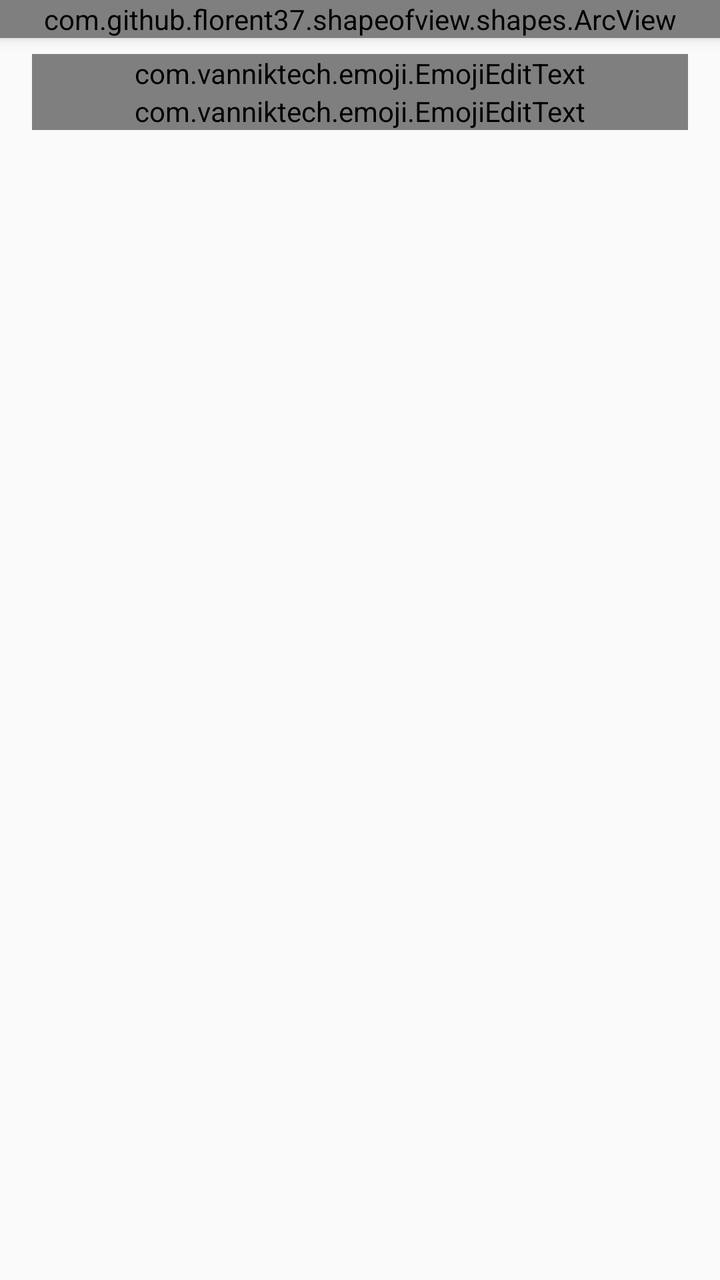
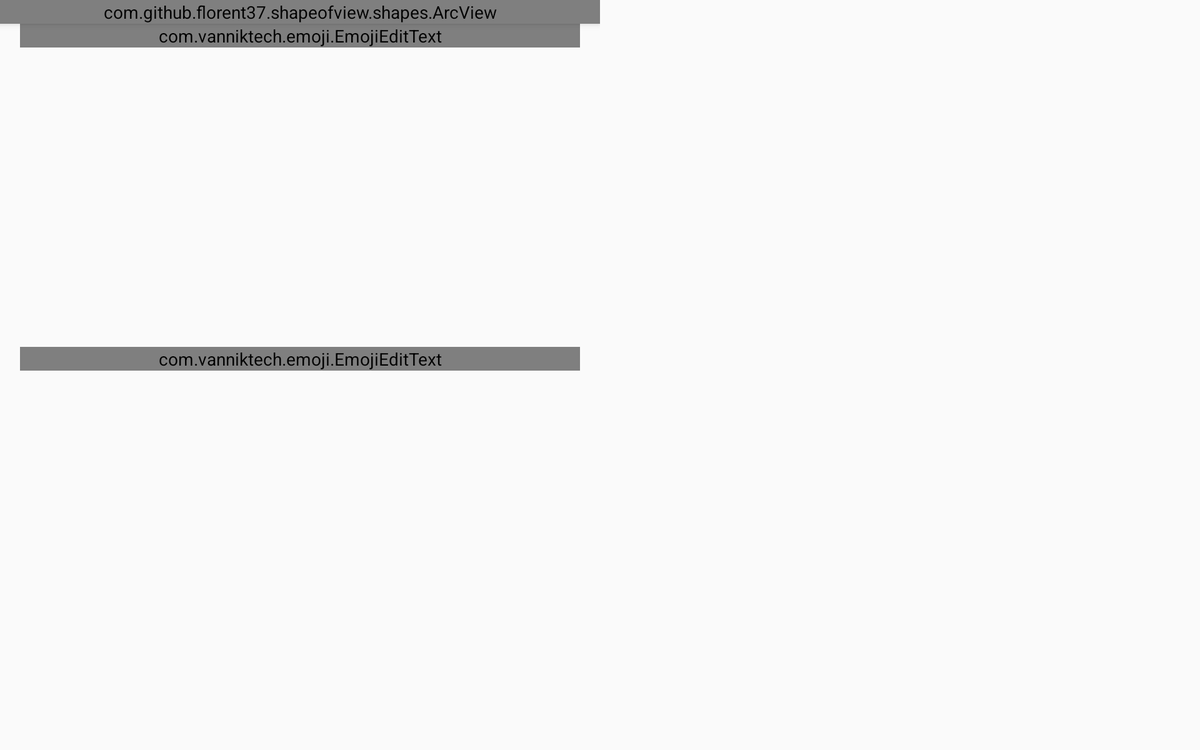

First picture: res/layout/ on a phone held upright. Second picture: the repository's own variant of that layout, on a device whose configuration matches the variant's folder. Source for both follows.
<!-- AndroidManifest.xml: application theme AppTheme -->
<!-- res/layout/fragment_status.xml -->
<?xml version="1.0" encoding="utf-8"?>
<android.support.design.widget.CoordinatorLayout xmlns:android="http://schemas.android.com/apk/res/android"
    xmlns:app="http://schemas.android.com/apk/res-auto"
    xmlns:fancy="http://schemas.android.com/apk/res-auto"
    xmlns:tools="http://schemas.android.com/tools"
    android:layout_width="match_parent"
    android:layout_height="match_parent">

    <android.support.constraint.ConstraintLayout
        android:layout_width="match_parent"
        android:layout_height="match_parent">

        <ImageView
            android:id="@+id/backgroundImageView"
            android:layout_width="0dp"
            android:layout_height="0dp"
            android:scaleType="centerCrop"
            app:layout_constraintBottom_toBottomOf="parent"
            app:layout_constraintEnd_toEndOf="parent"
            app:layout_constraintStart_toStartOf="parent"
            app:layout_constraintTop_toTopOf="parent"
            android:contentDescription="@string/background_image" />

    <android.support.v4.widget.NestedScrollView
        android:layout_width="0dp"
        android:layout_height="wrap_content"
        android:id="@+id/nested_scroll"
        app:layout_constraintEnd_toEndOf="parent"
        app:layout_constraintStart_toStartOf="parent"
        app:layout_constraintTop_toTopOf="parent">

        <android.support.constraint.ConstraintLayout
            android:layout_width="match_parent"
            android:layout_height="wrap_content">

            <com.github.florent37.shapeofview.shapes.ArcView
                android:id="@+id/shape_of_view"
                android:layout_width="0dp"
                android:layout_height="wrap_content"
                android:elevation="4dp"
                app:layout_constraintEnd_toEndOf="parent"
                app:layout_constraintStart_toStartOf="parent"
                app:layout_constraintTop_toTopOf="parent"
                app:shape_arc_cropDirection="outside"
                app:shape_arc_height="28dp"
                app:shape_arc_position="bottom">

                <android.support.constraint.ConstraintLayout
                    android:layout_width="match_parent"
                    android:layout_height="wrap_content">

                    <net.grobas.view.MovingImageView
                        android:layout_width="0dp"
                        android:layout_height="0dp"
                        android:src="@drawable/mail_pattern"
                        app:layout_constraintBottom_toBottomOf="parent"
                        app:layout_constraintEnd_toEndOf="parent"
                        app:layout_constraintStart_toStartOf="parent"
                        app:layout_constraintTop_toTopOf="parent"
                        app:miv_load_on_create="true"
                        app:miv_max_relative_size="3"
                        app:miv_min_relative_offset="0.2"
                        app:miv_repetitions="-1"
                        app:miv_speed="100"
                        app:miv_start_delay="1000" />

                    <TextView
                        android:id="@+id/profile_text"
                        android:layout_width="match_parent"
                        android:layout_height="wrap_content"
                        android:layout_margin="@dimen/fab_margin"
                        android:text="@string/contact_preview_profile"
                        android:textStyle="bold"
                        android:textColor="@color/grey"
                        android:textSize="18sp"
                        app:layout_constraintEnd_toEndOf="parent"
                        app:layout_constraintStart_toStartOf="parent"
                        app:layout_constraintTop_toTopOf="parent" />

                    <de.hdodenhof.circleimageview.CircleImageView xmlns:app="http://schemas.android.com/apk/res-auto"
                        android:id="@+id/icon"
                        android:layout_width="146dp"
                        android:layout_height="146dp"
                        android:layout_marginBottom="@dimen/fab_margin"
                        android:src="@drawable/contact_placeholder"
                        app:civ_border_color="#FFFFFF"
                        app:civ_border_width="2dp"
                        app:layout_constraintBottom_toBottomOf="parent"
                        app:layout_constraintEnd_toEndOf="parent"
                        app:layout_constraintStart_toStartOf="parent"
                        app:layout_constraintTop_toBottomOf="@id/profile_text" />

                    <ImageView
                        android:id="@+id/camera_icon"
                        android:layout_width="wrap_content"
                        android:layout_height="wrap_content"
                        android:layout_margin="@dimen/fab_margin"
                        android:src="@drawable/ic_photo_camera_black_24dp"
                        android:tag="default"
                        android:tint="@color/white"
                        app:layout_constraintBottom_toBottomOf="@id/icon"
                        app:layout_constraintStart_toStartOf="@id/icon"
                        android:contentDescription="@string/select_profile_image" />

                    <TextView
                        android:layout_width="wrap_content"
                        android:layout_height="wrap_content"
                        android:id="@+id/phone_number"
                        android:textColor="@color/grey"
                        android:layout_margin="@dimen/fab_margin"
                        android:textSize="16sp"
                        app:layout_constraintBottom_toBottomOf="parent"
                        app:layout_constraintEnd_toEndOf="parent" />

                </android.support.constraint.ConstraintLayout>
                

            </com.github.florent37.shapeofview.shapes.ArcView>

            <android.support.design.widget.TextInputLayout
                android:id="@+id/phone_number_container"
                android:layout_width="match_parent"
                android:layout_height="wrap_content"
                android:paddingLeft="16dp"
                android:paddingRight="16dp"
                android:paddingTop="@dimen/custom_margin"
                app:layout_constraintEnd_toEndOf="parent"
                app:layout_constraintStart_toStartOf="parent"
                app:layout_constraintTop_toBottomOf="@id/shape_of_view">

                <com.vanniktech.emoji.EmojiEditText
                    android:id="@+id/field_phone_number"
                    android:layout_width="match_parent"
                    android:layout_height="wrap_content"
                    android:hint="@string/profile_name_hint"
                    android:inputType="textPersonName" />

            </android.support.design.widget.TextInputLayout>


            <android.support.design.widget.TextInputLayout
                android:id="@+id/status_container"
                android:layout_width="match_parent"
                android:layout_height="wrap_content"
                android:paddingLeft="16dp"
                android:paddingRight="16dp"
                app:layout_constraintEnd_toEndOf="parent"
                app:layout_constraintStart_toStartOf="parent"
                app:layout_constraintTop_toBottomOf="@id/phone_number_container">

                <com.vanniktech.emoji.EmojiEditText
                    android:id="@+id/status_text"
                    android:layout_width="match_parent"
                    android:layout_height="wrap_content"
                    android:hint="@string/profile_status_hint"
                    android:inputType="textPersonName" />

            </android.support.design.widget.TextInputLayout>

            <com.rilixtech.materialfancybutton.MaterialFancyButton
                android:id="@+id/button_start_verification"
                android:layout_width="wrap_content"
                android:layout_height="wrap_content"
                android:layout_gravity="center"
                android:visibility="gone"
                android:layout_marginEnd="@dimen/fab_margin"
                android:layout_marginStart="@dimen/fab_margin"
                android:layout_marginTop="20dp"
                android:paddingBottom="10dp"
                android:paddingLeft="20dp"
                android:paddingRight="20dp"
                android:paddingTop="10dp"
                app:layout_constraintEnd_toEndOf="parent"
                app:layout_constraintStart_toStartOf="parent"
                app:layout_constraintTop_toBottomOf="@+id/status_container"
                fancy:mfb_borderColor="@color/colorAccent"
                fancy:mfb_borderWidth="1dp"
                fancy:mfb_defaultColor="@color/colorAccent"
                fancy:mfb_focusColor="#7ab800"
                fancy:mfb_radius="30dp"
                fancy:mfb_text="Save Changes"
                fancy:mfb_textColor="#FFFFFF" />

        </android.support.constraint.ConstraintLayout>

    </android.support.v4.widget.NestedScrollView>

    <android.support.v7.widget.RecyclerView
        android:layout_width="0dp"
        android:layout_height="wrap_content"
        android:id="@+id/contacts_list_view"
        android:layout_marginTop="@dimen/fab_margin"
        app:layout_constraintEnd_toEndOf="parent"
        app:layout_constraintStart_toStartOf="parent"
        android:paddingBottom="?android:attr/actionBarSize"
        app:layout_constraintTop_toBottomOf="@+id/nested_scroll">

    </android.support.v7.widget.RecyclerView>


        <TextView
            android:layout_width="wrap_content"
            android:layout_height="wrap_content"
            android:text="@string/no_status"
            android:id="@+id/results"
            android:visibility="invisible"
            app:layout_constraintBottom_toBottomOf="parent"
            app:layout_constraintEnd_toEndOf="parent"
            app:layout_constraintStart_toStartOf="parent"
            app:layout_constraintTop_toBottomOf="@+id/nested_scroll"/>


    </android.support.constraint.ConstraintLayout>

</android.support.design.widget.CoordinatorLayout>
<!-- resources referenced by this layout -->
<resources>
  <color name="colorAccent">#aeea00</color>
  <color name="grey">#424242</color>
  <color name="white">#FFFFFF</color>
  <dimen name="custom_margin">8dp</dimen>
  <dimen name="fab_margin">16dp</dimen>
  <!-- drawable contact_placeholder: png bitmap (drawable, 5729 bytes) -->
  <!-- drawable mail_pattern: png bitmap (drawable, 51080 bytes) -->
  <string name="background_image">Background Image</string>
  <string name="contact_preview_profile">Your Profile</string>
  <string name="no_status">No Status</string>
  <string name="profile_name_hint">Profile Name</string>
  <string name="profile_status_hint">Profile Status</string>
  <string name="select_profile_image">Select your profile image</string>
  <style name="AppTheme" parent="Theme.AppCompat.Light.DarkActionBar">
          
          <item name="colorPrimary">@color/colorPrimary</item>
          <item name="colorPrimaryDark">@color/colorPrimaryDark</item>
          <item name="colorAccent">@color/colorAccent</item>
      </style>
  <color name="colorPrimary">#2962ff</color>
  <color name="colorPrimaryDark">#0039cb</color>
</resources>
<!-- res/layout-large-land/fragment_status.xml (the repository's variant of the layout above) -->
<!-- drawn on a 7-inch tablet turned sideways -->
<?xml version="1.0" encoding="utf-8"?>
<android.support.design.widget.CoordinatorLayout xmlns:android="http://schemas.android.com/apk/res/android"
    xmlns:app="http://schemas.android.com/apk/res-auto"
    xmlns:fancy="http://schemas.android.com/apk/res-auto"
    xmlns:tools="http://schemas.android.com/tools"
    android:layout_width="match_parent"
    android:layout_height="match_parent">

    <android.support.constraint.ConstraintLayout
        android:layout_width="match_parent"
        android:layout_height="match_parent">

        <ImageView
            android:id="@+id/backgroundImageView"
            android:layout_width="0dp"
            android:layout_height="0dp"
            android:scaleType="centerCrop"
            android:contentDescription="@string/background_image"
            app:layout_constraintBottom_toBottomOf="parent"
            app:layout_constraintEnd_toEndOf="parent"
            app:layout_constraintStart_toStartOf="parent"
            app:layout_constraintTop_toTopOf="parent" />

            <android.support.constraint.ConstraintLayout
                android:id="@+id/profile_holder"
                android:layout_width="0dp"
                android:layout_height="0dp"
                app:layout_constraintBottom_toBottomOf="parent"
                app:layout_constraintEnd_toStartOf="@id/recycler_holder"
                app:layout_constraintStart_toStartOf="parent"
                app:layout_constraintTop_toTopOf="parent"
                android:paddingBottom="?android:attr/actionBarSize">

                <com.github.florent37.shapeofview.shapes.ArcView
                    android:id="@+id/shape_of_view"
                    android:layout_width="0dp"
                    android:layout_height="wrap_content"
                    android:elevation="4dp"
                    app:layout_constraintEnd_toEndOf="parent"
                    app:layout_constraintStart_toStartOf="parent"
                    app:layout_constraintTop_toTopOf="parent"
                    app:shape_arc_cropDirection="outside"
                    app:shape_arc_height="28dp"
                    app:layout_constraintBottom_toTopOf="@id/phone_number_container"
                    app:shape_arc_position="bottom">

                    <android.support.constraint.ConstraintLayout
                        android:layout_width="match_parent"
                        android:layout_height="wrap_content"
                        app:layout_constraintBottom_toTopOf="@id/phone_number_container">

                        <net.grobas.view.MovingImageView
                            android:layout_width="0dp"
                            android:layout_height="0dp"
                            android:src="@drawable/mail_pattern"
                            app:layout_constraintBottom_toBottomOf="parent"
                            app:layout_constraintEnd_toEndOf="parent"
                            app:layout_constraintStart_toStartOf="parent"
                            app:layout_constraintTop_toTopOf="parent"
                            app:miv_load_on_create="true"
                            app:miv_max_relative_size="3"
                            app:miv_min_relative_offset="0.2"
                            app:miv_repetitions="-1"
                            app:miv_speed="100"
                            app:miv_start_delay="1000" />

                        <TextView
                            android:id="@+id/profile_text"
                            android:layout_width="match_parent"
                            android:layout_height="wrap_content"
                            android:layout_margin="@dimen/fab_margin"
                            android:text="@string/contact_preview_profile"
                            android:textColor="@color/grey"
                            android:textSize="@dimen/title_text_size_large"
                            android:textStyle="bold"
                            app:layout_constraintEnd_toEndOf="parent"
                            app:layout_constraintStart_toStartOf="parent"
                            app:layout_constraintTop_toTopOf="parent" />

                        <de.hdodenhof.circleimageview.CircleImageView xmlns:app="http://schemas.android.com/apk/res-auto"
                            android:id="@+id/icon"
                            android:layout_width="@dimen/profile_image_size_large"
                            android:layout_height="@dimen/profile_image_size_large"
                            android:layout_marginBottom="@dimen/activity_vertical_margin_large"
                            android:src="@drawable/contact_placeholder"
                            app:civ_border_color="#FFFFFF"
                            app:civ_border_width="2dp"
                            app:layout_constraintBottom_toBottomOf="parent"
                            app:layout_constraintEnd_toEndOf="parent"
                            app:layout_constraintStart_toStartOf="parent"
                            app:layout_constraintTop_toBottomOf="@id/profile_text" />

                        <ImageView
                            android:id="@+id/camera_icon"
                            android:layout_width="wrap_content"
                            android:layout_height="wrap_content"
                            android:layout_margin="@dimen/fab_margin"
                            android:src="@drawable/ic_photo_camera_black_24dp"
                            android:tag="default"
                            android:tint="@color/white"
                            android:contentDescription="@string/select_profile_image"
                            app:layout_constraintBottom_toBottomOf="@id/icon"
                            app:layout_constraintStart_toStartOf="@id/icon" />

                        <TextView
                            android:id="@+id/phone_number"
                            android:layout_width="wrap_content"
                            android:layout_height="wrap_content"
                            android:layout_margin="@dimen/fab_margin"
                            android:textColor="@color/grey"
                            android:textSize="@dimen/text_size_large"
                            app:layout_constraintBottom_toBottomOf="parent"
                            app:layout_constraintEnd_toEndOf="parent" />

                    </android.support.constraint.ConstraintLayout>
                    

                </com.github.florent37.shapeofview.shapes.ArcView>

                <android.support.design.widget.TextInputLayout
                    android:id="@+id/phone_number_container"
                    android:layout_width="match_parent"
                    android:layout_height="wrap_content"
                    android:paddingLeft="16dp"
                    android:paddingRight="16dp"
                    app:layout_constraintEnd_toEndOf="parent"
                    app:layout_constraintStart_toStartOf="parent"
                    app:layout_constraintTop_toBottomOf="@id/shape_of_view">

                    <com.vanniktech.emoji.EmojiEditText
                        android:id="@+id/field_phone_number"
                        android:layout_width="match_parent"
                        android:layout_height="wrap_content"
                        android:hint="@string/profile_name_hint"
                        android:textSize="@dimen/text_size_large"
                        android:inputType="textPersonName" />

                </android.support.design.widget.TextInputLayout>


                <android.support.design.widget.TextInputLayout
                    android:id="@+id/status_container"
                    android:layout_width="match_parent"
                    android:layout_height="wrap_content"
                    android:paddingLeft="16dp"
                    android:paddingRight="16dp"
                    app:layout_constraintEnd_toEndOf="parent"
                    app:layout_constraintStart_toStartOf="parent"
                    app:layout_constraintTop_toBottomOf="@id/phone_number_container"
                    app:layout_constraintBottom_toTopOf="@id/button_start_verification">

                    <com.vanniktech.emoji.EmojiEditText
                        android:id="@+id/status_text"
                        android:layout_width="match_parent"
                        android:layout_height="wrap_content"
                        android:hint="@string/profile_status_hint"
                        android:textSize="@dimen/text_size_large"
                        android:inputType="textPersonName" />

                </android.support.design.widget.TextInputLayout>

                <com.rilixtech.materialfancybutton.MaterialFancyButton
                    android:id="@+id/button_start_verification"
                    android:layout_width="wrap_content"
                    android:layout_height="wrap_content"
                    android:layout_gravity="center"
                    android:layout_marginEnd="@dimen/fab_margin"
                    android:layout_marginStart="@dimen/fab_margin"
                    android:layout_marginTop="@dimen/fab_margin"
                    android:layout_marginBottom="@dimen/fab_margin"
                    android:visibility="gone"
                    android:paddingBottom="10dp"
                    android:paddingLeft="20dp"
                    android:paddingRight="20dp"
                    android:paddingTop="10dp"
                    app:layout_constraintEnd_toEndOf="parent"
                    app:layout_constraintStart_toStartOf="parent"
                    app:layout_constraintTop_toBottomOf="@+id/status_container"
                    app:layout_constraintBottom_toBottomOf="parent"
                    fancy:mfb_borderColor="@color/colorAccent"
                    fancy:mfb_borderWidth="1dp"
                    fancy:mfb_defaultColor="@color/colorAccent"
                    fancy:mfb_focusColor="#7ab800"
                    fancy:mfb_radius="30dp"
                    fancy:mfb_text="Save Changes"
                    fancy:mfb_textSize="@dimen/text_size_large"
                    fancy:mfb_textColor="#FFFFFF" />

            </android.support.constraint.ConstraintLayout>

        <android.support.constraint.ConstraintLayout
            android:id="@+id/recycler_holder"
            android:layout_width="0dp"
            android:layout_height="0dp"
            app:layout_constraintBottom_toBottomOf="parent"
            app:layout_constraintEnd_toEndOf="parent"
            app:layout_constraintStart_toEndOf="@id/profile_holder"
            app:layout_constraintTop_toTopOf="parent">

            <android.support.v7.widget.RecyclerView
                android:id="@+id/contacts_list_view"
                android:layout_width="match_parent"
                android:layout_height="match_parent"
                android:paddingBottom="?android:attr/actionBarSize">

            </android.support.v7.widget.RecyclerView>

            <TextView
                android:id="@+id/results"
                android:layout_width="wrap_content"
                android:layout_height="wrap_content"
                android:text="@string/no_conversations"
                android:visibility="invisible"
                app:layout_constraintTop_toTopOf="parent"
                app:layout_constraintBottom_toBottomOf="parent"
                app:layout_constraintEnd_toEndOf="parent"
                app:layout_constraintStart_toStartOf="parent" />

        </android.support.constraint.ConstraintLayout>

    </android.support.constraint.ConstraintLayout>



</android.support.design.widget.CoordinatorLayout>
<!-- resources referenced by the variant -->
<!-- as a 7-inch tablet turned sideways resolves them -->
<resources>
  <color name="colorAccent">#aeea00</color>
  <color name="grey">#424242</color>
  <color name="white">#FFFFFF</color>
  <dimen name="activity_vertical_margin_large">24dp</dimen>
  <dimen name="fab_margin">16dp</dimen>
  <dimen name="profile_image_size_large">219dp</dimen>
  <dimen name="text_size_large">21sp</dimen>
  <dimen name="title_text_size_large">24sp</dimen>
  <!-- drawable contact_placeholder: png bitmap (drawable, 5729 bytes) -->
  <!-- drawable mail_pattern: png bitmap (drawable, 51080 bytes) -->
  <string name="background_image">Background Image</string>
  <string name="contact_preview_profile">Your Profile</string>
  <string name="no_conversations">No Conversations</string>
  <string name="profile_name_hint">Profile Name</string>
  <string name="profile_status_hint">Profile Status</string>
  <string name="select_profile_image">Select your profile image</string>
  <style name="AppTheme" parent="Theme.AppCompat.Light.DarkActionBar">
          
          <item name="colorPrimary">@color/colorPrimary</item>
          <item name="colorPrimaryDark">@color/colorPrimaryDark</item>
          <item name="colorAccent">@color/colorAccent</item>
      </style>
  <color name="colorPrimary">#2962ff</color>
  <color name="colorPrimaryDark">#0039cb</color>
</resources>
